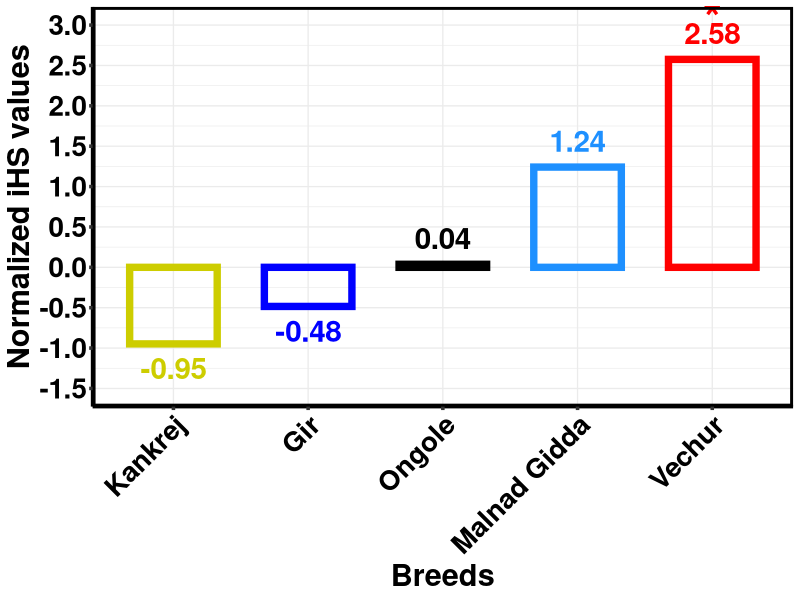

Recreate this plot in R.
# Load library
library(ggplot2)

# Data
df <- data.frame(
  Breed = c("Kankrej","Gir","Ongole","Malnad Gidda","Vechur"),
  Value = c(-0.948269,-0.48434,0.0375313,1.24142,2.57526)
)

# Define custom border colors
my_colors <- c(
  "Vechur" = "red",
  "Ongole" = "black",
  "Gir" = "blue",
  "Kankrej" = "yellow3",
  "Red Sindhi" = "purple",
  "Malnad Gidda" = "dodgerblue"
)


# Reorder Breeds by Value (increasing order)
df$Breed <- factor(df$Breed, levels = df$Breed[order(df$Value)])

# Format values with 2 decimals
df$Label <- formatC(df$Value, format = "f", digits = 2)

# Mark which need an asterisk
df$Star <- ifelse(abs(df$Value) > 2, "*", "")

# Open PDF
pdf("CORIN_BarChart.pdf", width = 6, height = )

# Plot
ggplot(df, aes(x = Breed, y = Value, color = Breed)) +   
  geom_bar(stat = "identity", width = 0.65, fill = NA, size = 2.5) +
  
  # Values
  geom_text(aes(label = Label, color = Breed),
            vjust = ifelse(df$Value >= 0, -0.7, 1.6),
            size = 7.5, fontface = "bold", show.legend = FALSE) +
  
  # Bigger asterisks
  geom_text(aes(label = Star, color = Breed),
            vjust = ifelse(df$Value >= 0, -0.7, 2.2),  
            size = 12, fontface = "bold", show.legend = FALSE) +
  
  scale_color_manual(values = my_colors) +
  scale_y_continuous(
    limits = c(-1.5, 3.0),               
    breaks = seq(-3.5, 3.0, 0.5)         
  ) +
  labs(
    x = "Breeds",
    y = "Normalized iHS values"
  ) +
  theme_bw(base_size = 10) +
  theme(
    axis.title.x = element_text(size = 22, face = "bold"),
    axis.title.y = element_text(size = 22, face = "bold"),
    axis.text.x  = element_text(size = 20, color ="black", face = "bold", angle = 45, hjust = 1),
    axis.text.y  = element_text(size = 20, color ="black", face = "bold"),
    legend.position = "none",
    panel.border   = element_rect(colour = "black", fill = NA, linewidth = 2),
    axis.ticks     = element_line(linewidth = 1.2),
    axis.line      = element_line(linewidth = 1.2, colour = "black")
  )

# Close PDF
dev.off()
